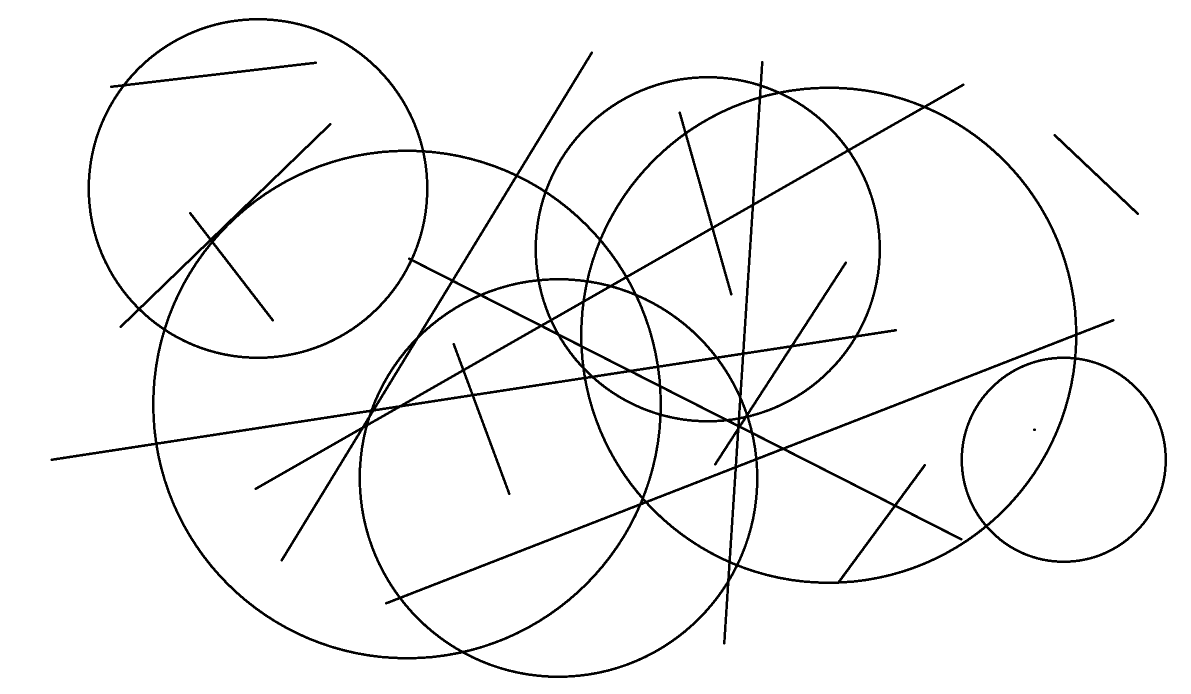
#> input picture Computer Vision/lab 6/6_1.png, 2382 x 1388 px (shown at 1/2 size)
$ python main6.py
#> lines starting #> are read from the running program, lines starting #| are printed output that depends on the picture; after the words box and inside, x2 and y2 are one past the last pixel; in counts of white or black regions, pixels touching at a corner belong together
import cv2
import numpy as np

img = cv2.imread("6_1.png")
#> img is the input picture: shape (1388, 2382, 3); 96.2% white; 3 black regions, box (x1, y1, x2, y2) and area: (101, 36, 2334, 1356) 125155, (2107, 268, 2278, 430) 1173, (2066, 857, 2072, 862) 26

gray = cv2.cvtColor(img, cv2.COLOR_BGR2GRAY)

invert = cv2.bitwise_not(gray)
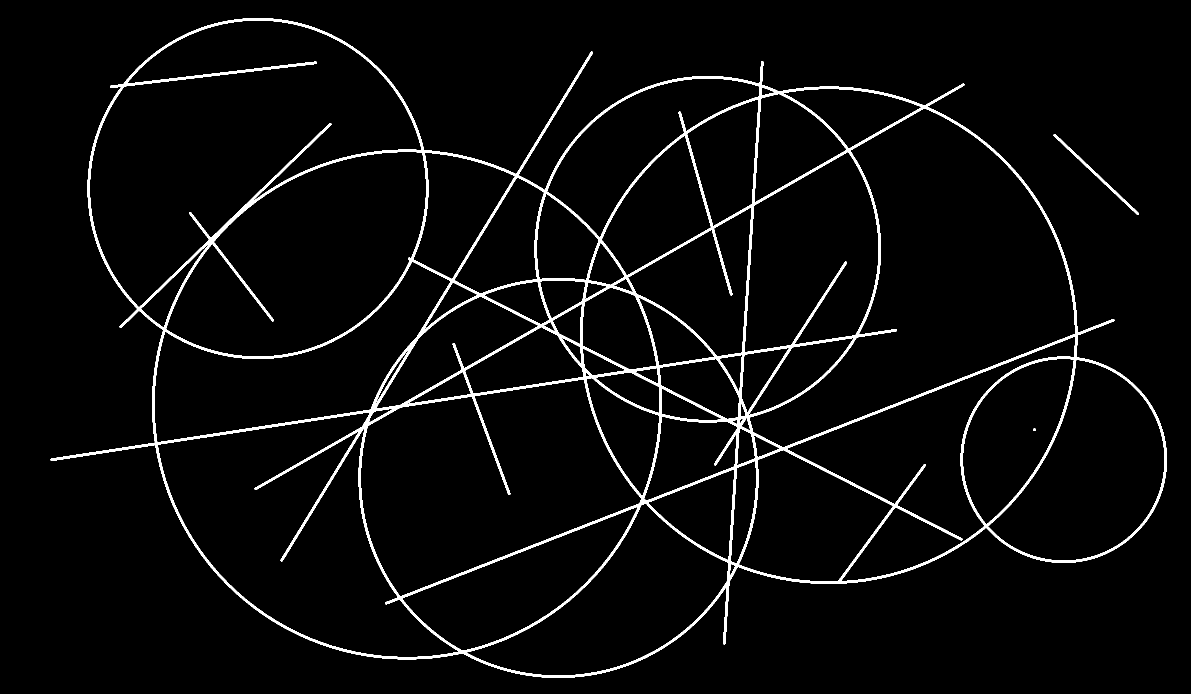
#> invert: shape (1388, 2382) (shown at 1/2 size); 3.8% white; 3 white regions, box (x1, y1, x2, y2) and area: (101, 36, 2334, 1356) 125155, (2107, 268, 2278, 430) 1173, (2066, 857, 2072, 862) 26

# Biggest line
lines = cv2.HoughLinesP(invert,7,np.pi/720,400,minLineLength=160,maxLineGap=75)
#> lines = 252 rows, first 6: [101, 920, 1793, 660], [1063, 659, 1928, 169], [800, 1199, 2209, 644], [561, 1120, 1184, 103], [1449, 1288, 1511, 286], [816, 516, 1931, 1084]

if lines is not None:
    maxlen = 0
    for line in lines:
        x1,y1,x2,y2 = line[0]
        curlen = (abs(x1 - x2)**2 + abs(y1 - y2)**2)**(1/2)
        if curlen > maxlen:
            maxlen = curlen
            biggestLine = line
#> this loop made 252 passes
#> (x1, y1, x2, y2, curlen, maxlen) on pass 1: (101, 920, 1793, 660, 1711.9, 1711.9)
#> (x1, y1, x2, y2, curlen) on passes 2 to 7: (1063, 659, 1928, 169, 994.1), (800, 1199, 2209, 644, 1514.4), (561, 1120, 1184, 103, 1192.7), (1449, 1288, 1511, 286, 1003.9), (816, 516, 1931, 1084, 1251.3), (725, 851, 1427, 458, 804.5)
#> after the loop, maxlen = 1711.9

    x1,y1,x2,y2 = biggestLine[0]
#> x1 = 101; y1 = 920; x2 = 1793; y2 = 660
    cv2.line(img,(x1,y1),(x2,y2),(88,255,188),5)

# Biggest circle
circles = cv2.HoughCircles(gray,cv2.HOUGH_GRADIENT,4,300,param1=300,param2=500,minRadius=0,maxRadius=0)
#> circles = [[814, 806, 506], [1654, 674, 495.2], [1114, 954, 395.6], [514, 374, 339.6], [1410, 498, 346], [2130, 918, 204.8]]

circles = np.uint16(np.around(circles))
#> circles = [[814, 806, 506], [1654, 674, 495], [1114, 954, 396], [514, 374, 340], [1410, 498, 346], [2130, 918, 205]]

maxRadius = 0
for i in circles[0,:]:
    if i[2] > maxRadius:
        maxRadius = i[2]
        biggestCircle = i
#> this loop made 6 passes
#> (maxRadius, biggestCircle) on pass 1: (506, [814, 806, 506])
#> after the loop, maxRadius = 506

# draw the outer circle
cv2.circle(img,(biggestCircle[0],biggestCircle[1]),biggestCircle[2],(88,255,188),5)
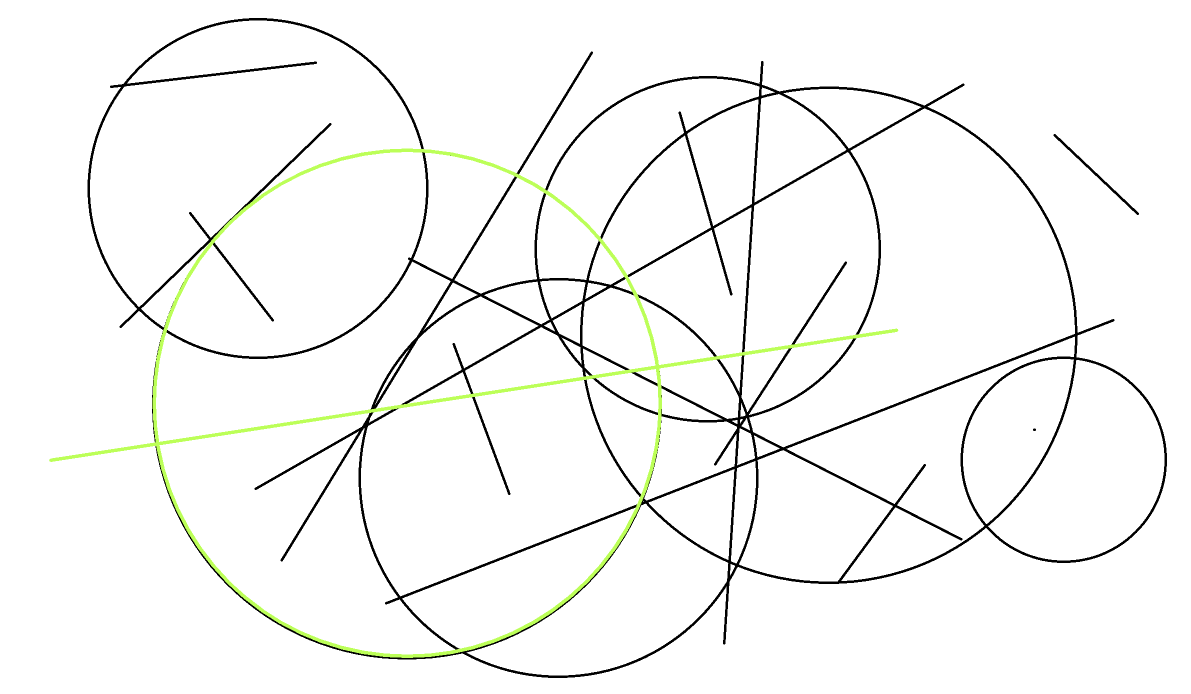
#> img: shape (1388, 2382, 3) (shown at 1/2 size); mean B, G, R 245.1, 246.9, 246.2

cv2.imwrite("6_1_done.png", img)

img = cv2.imread("6_2.png")
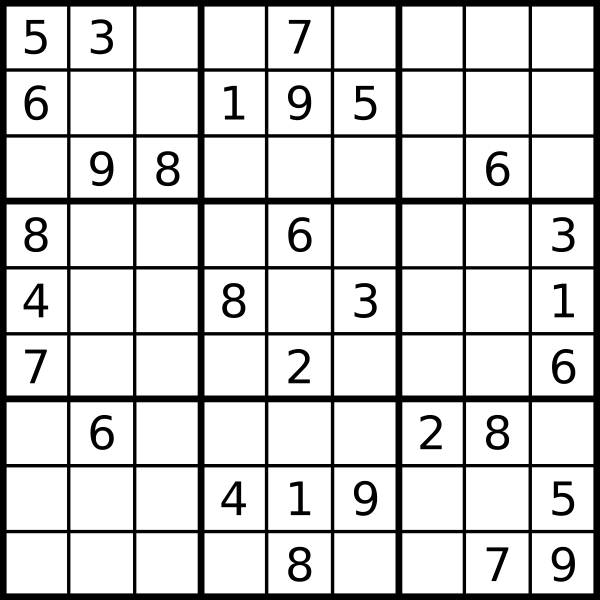
#> input picture Computer Vision/lab 6/6_2.png, 1200 x 1200 px (shown at 1/2 size)
#> img is the input picture: shape (1200, 1200, 3); min 0, max 255, mean 209.8

edges = cv2.Canny(img,120,150,apertureSize = 7)
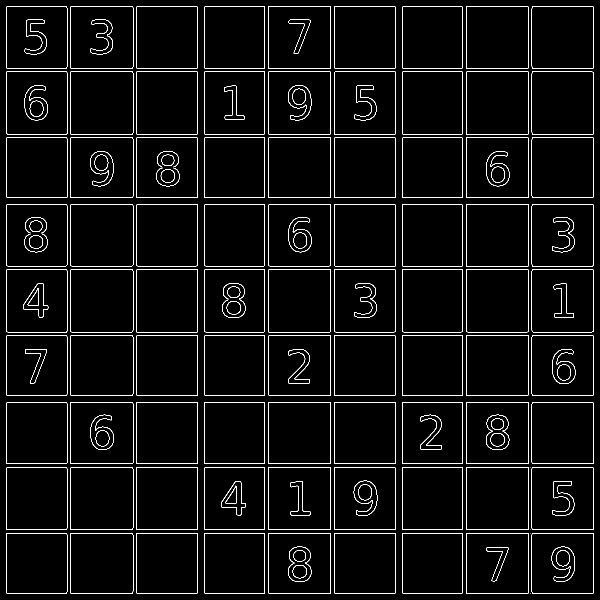
#> edges: shape (1200, 1200) (shown at 1/2 size); 3.5% white in thin lines or dots

lines = cv2.HoughLines(edges,1,np.pi/180,200)
#> lines = 36 rows, first 8: [932, 0], [927, 1.57], [13, 0], [529, 0], [1186, 0], [13, 1.57], [136, 1.57], [1059, 1.57]

if lines is not None:
    for line in lines:
        rho,theta = line[0]
        a = np.cos(theta)
        b = np.sin(theta)

        x0 = a*rho
        y0 = b*rho

        x1 = int(x0 + 2000*(-b))
        y1 = int(y0 + 2000*(a))
        x2 = int(x0 - 2000*(-b))
        y2 = int(y0 - 2000*(a))

        cv2.line(img, (x1,y1), (x2,y2), (255,255,255), 25)
#> this loop made 36 passes
#> (rho, theta, a, b, x0, y0, x1, y1) on passes 1 to 12: (932, 0, 1, 0, 932, 0, 932, 2000), (927, 1.57, -4.37e-08, 1, -4.05e-05, 927, -2000, 926), (13, 0, 1, 0, 13, 0, 13, 2000), (529, 0, 1, 0, 529, 0, 529, 2000), (1186, 0, 1, 0, 1186, 0, 1186, 2000), (13, 1.57, -4.37e-08, 1, -5.68e-07, 13, -2000, 12), (136, 1.57, -4.37e-08, 1, -5.94e-06, 136, -2000, 135), (1059, 1.57, -4.37e-08, 1, -4.63e-05, 1059, -2000, 1058), (1186, 1.57, -4.37e-08, 1, -5.18e-05, 1186, -2000, 1185), (661, 0, 1, 0, 661, 0, 661, 2000), (275, 1.57, -4.37e-08, 1, -1.2e-05, 275, -2000, 274), (1066, 1.57, -4.37e-08, 1, -4.66e-05, 1066, -2000, 1065)
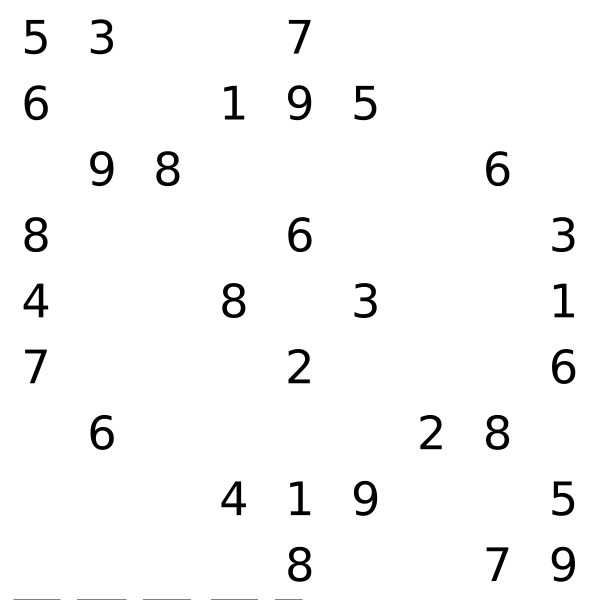
#> img: shape (1200, 1200, 3) (shown at 1/2 size); 16.09% of pixels changed, all inside (x1, y1, x2, y2) = (0, 0, 1200, 1200)

cv2.imwrite("6_2_done.png", img)
